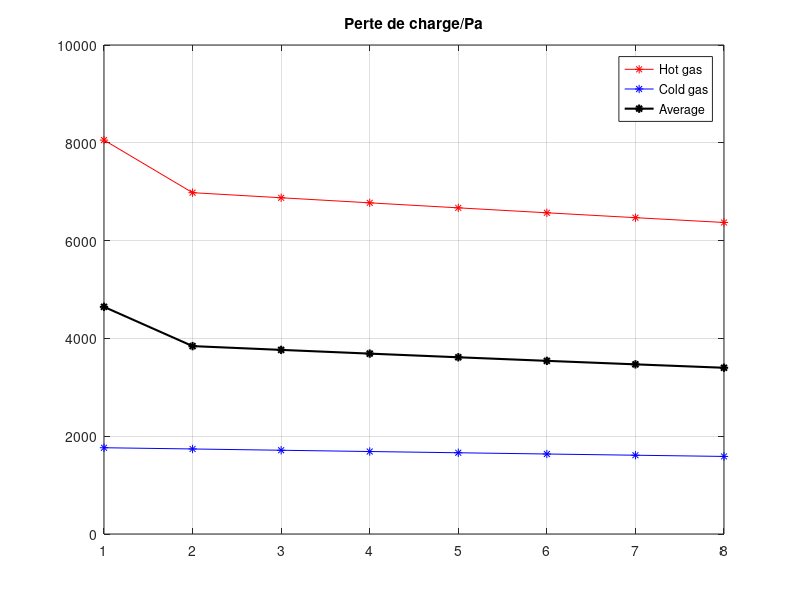
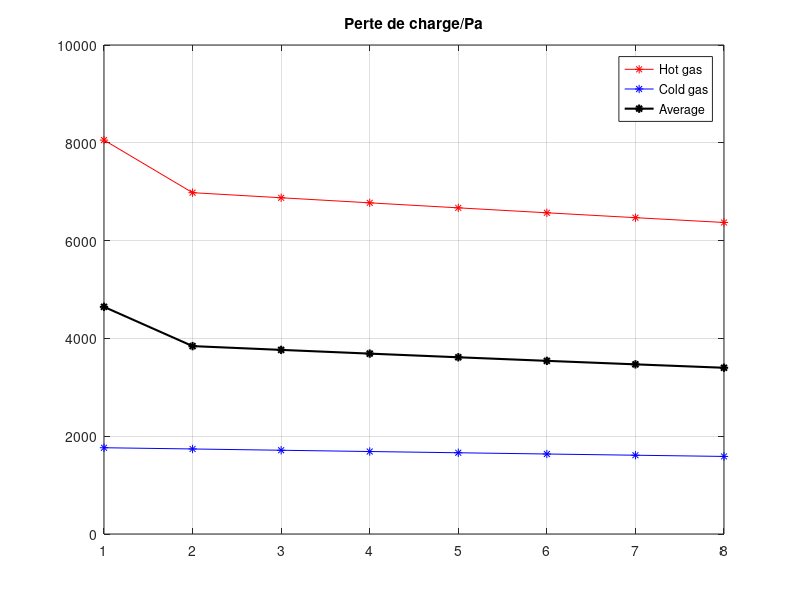

MATLAB code to generate these figures, in order: (Note: this script raises an error after producing the figures.)
clear
load data.mat
root='E:\MonFichier\Etude\ST7\Projet-safran\pseudo-periodic\models\diamond'
figure(1)
Sc=4.7090E-4;
Sf=4.7625E-4;
plot(1:N,results(:,14)-results(:,15),'r-*');
hold on
plot(1:N,results(:,16)-results(:,17),'b-*');
plot(1:N,-(Sf*(results(:,17)-results(:,15))+Sc*(results(:,16)-results(:,14)))/(Sc+Sf),'k-*','linewidth',1.5)
title('Perte de charge/Pa')
legend({'Hot gas','Cold gas','Average'},'Location', 'Best')
hold off
grid on
saveas(gcf,[root,'\result\PdCharge'],'fig')
saveas(gcf,[root,'\result\PdCharge'],'jpg')
close all
save('data.mat')